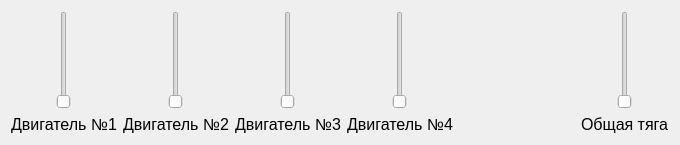
<?xml version="1.0" encoding="UTF-8"?>
<ui version="4.0">
 <class>Form</class>
 <widget class="QWidget" name="Form">
  <property name="geometry">
   <rect>
    <x>0</x>
    <y>0</y>
    <width>680</width>
    <height>145</height>
   </rect>
  </property>
  <property name="minimumSize">
   <size>
    <width>680</width>
    <height>145</height>
   </size>
  </property>
  <property name="maximumSize">
   <size>
    <width>680</width>
    <height>145</height>
   </size>
  </property>
  <property name="windowTitle">
   <string>Form</string>
  </property>
  <layout class="QHBoxLayout" name="horizontalLayout">
   <item>
    <layout class="QVBoxLayout" name="verticalLayout">
     <item alignment="Qt::AlignmentFlag::AlignHCenter">
      <widget class="QSlider" name="verticalSlider">
       <property name="orientation">
        <enum>Qt::Orientation::Vertical</enum>
       </property>
      </widget>
     </item>
     <item>
      <widget class="QLabel" name="label">
       <property name="font">
        <font>
         <pointsize>12</pointsize>
        </font>
       </property>
       <property name="text">
        <string>Двигатель №1</string>
       </property>
      </widget>
     </item>
    </layout>
   </item>
   <item>
    <layout class="QVBoxLayout" name="verticalLayout_2">
     <item alignment="Qt::AlignmentFlag::AlignHCenter">
      <widget class="QSlider" name="verticalSlider_2">
       <property name="orientation">
        <enum>Qt::Orientation::Vertical</enum>
       </property>
      </widget>
     </item>
     <item>
      <widget class="QLabel" name="label_2">
       <property name="font">
        <font>
         <pointsize>12</pointsize>
        </font>
       </property>
       <property name="text">
        <string>Двигатель №2</string>
       </property>
      </widget>
     </item>
    </layout>
   </item>
   <item>
    <layout class="QVBoxLayout" name="verticalLayout_3">
     <item alignment="Qt::AlignmentFlag::AlignHCenter">
      <widget class="QSlider" name="verticalSlider_3">
       <property name="orientation">
        <enum>Qt::Orientation::Vertical</enum>
       </property>
      </widget>
     </item>
     <item>
      <widget class="QLabel" name="label_3">
       <property name="font">
        <font>
         <pointsize>12</pointsize>
        </font>
       </property>
       <property name="text">
        <string>Двигатель №3</string>
       </property>
      </widget>
     </item>
    </layout>
   </item>
   <item>
    <layout class="QVBoxLayout" name="verticalLayout_4">
     <item alignment="Qt::AlignmentFlag::AlignHCenter">
      <widget class="QSlider" name="verticalSlider_4">
       <property name="orientation">
        <enum>Qt::Orientation::Vertical</enum>
       </property>
      </widget>
     </item>
     <item>
      <widget class="QLabel" name="label_4">
       <property name="font">
        <font>
         <pointsize>12</pointsize>
        </font>
       </property>
       <property name="text">
        <string>Двигатель №4</string>
       </property>
      </widget>
     </item>
    </layout>
   </item>
   <item>
    <spacer name="horizontalSpacer">
     <property name="orientation">
      <enum>Qt::Orientation::Horizontal</enum>
     </property>
     <property name="sizeHint" stdset="0">
      <size>
       <width>40</width>
       <height>20</height>
      </size>
     </property>
    </spacer>
   </item>
   <item>
    <layout class="QVBoxLayout" name="verticalLayout_5">
     <item alignment="Qt::AlignmentFlag::AlignHCenter">
      <widget class="QSlider" name="verticalSlider_6">
       <property name="orientation">
        <enum>Qt::Orientation::Vertical</enum>
       </property>
      </widget>
     </item>
     <item>
      <widget class="QLabel" name="label_6">
       <property name="font">
        <font>
         <pointsize>12</pointsize>
        </font>
       </property>
       <property name="text">
        <string>Общая тяга</string>
       </property>
      </widget>
     </item>
    </layout>
   </item>
  </layout>
 </widget>
 <resources/>
 <connections/>
</ui>
